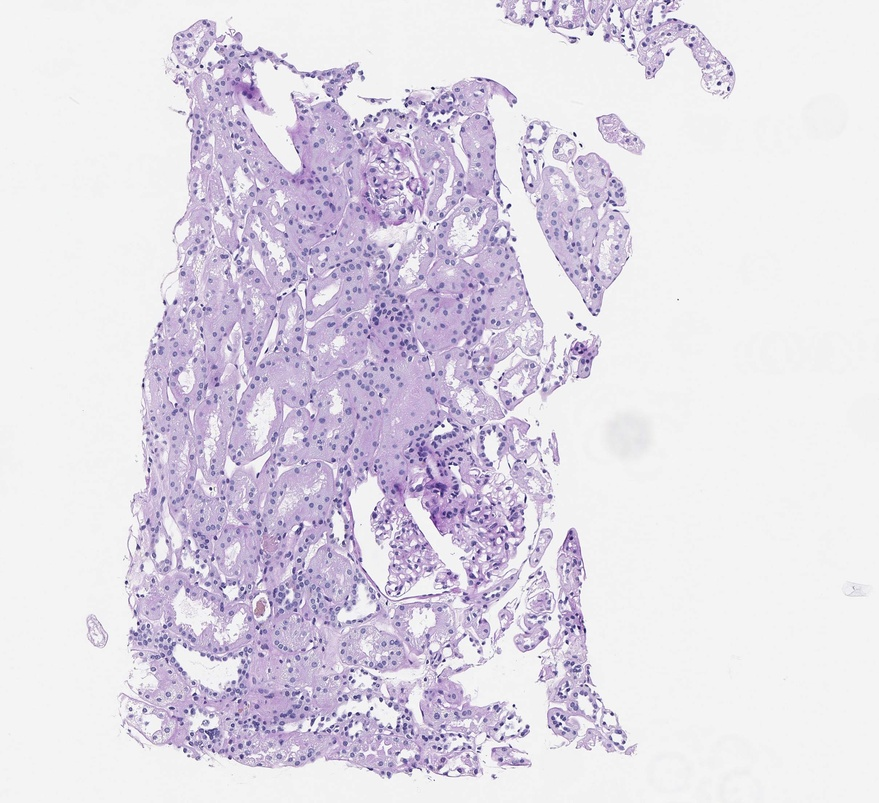
#> input picture AT2Scan.jpg, 879 x 803 px, shrunk from 2418 x 2208 before the run, found by its file name
$ python Task1.py
#> lines starting #> are read from the running program, lines starting #| are printed output that depends on the picture; after the words box and inside, x2 and y2 are one past the last pixel; in counts of white or black regions, pixels touching at a corner belong together
################
##  Task 1 - Tissue identification
##  Byron Smith
##  9/10/2020
##
##  This code is written to identify tissue from a whole slide image.
##  First, we can immediately see that slide background is white and can
##  be identified as have red-green-blue values over 0.9 (or 240 on a 0-255 scale).
##  In order to choose the tissue, we want to choose all pixel values that don't
##  fit this criteria.

import numpy as np
import cv2
from matplotlib import pyplot as plt # Used to visualize the image intermittently if necessary.

def fillHull(img):
    # Create a hull filling function equivalent to R.

    c2, _ = cv2.findContours(img, cv2.RETR_EXTERNAL,
                             cv2.CHAIN_APPROX_SIMPLE)  # RETR_EXTERNAL means only use external contours.
    for i in range(len(c2)):
        cv2.drawContours(img, c2, i, 255, -1)  # Not all hulls got filled!!

    return img

######################
##  Read in the image
######################

pic1 = cv2.imread("~/AT2Scan.jpg")
#> pic1 is the input picture: shape (803, 879, 3); mean B, G, R 230, 218.6, 224

# The default read of a JPEG image using cv2 is in blue-green-red rather than red-green-blue.
# I will convert this for consistency.
pic1 = cv2.cvtColor(pic1, cv2.COLOR_BGR2RGB)

pic1.shape
# 2208, 2418, 3

###################
##  Identify tissue in the image
###################

# Set up a mask and overlay it.
mask = pic1.copy()
mask[:,:,0] = 0
mask[:,:,2] = 0
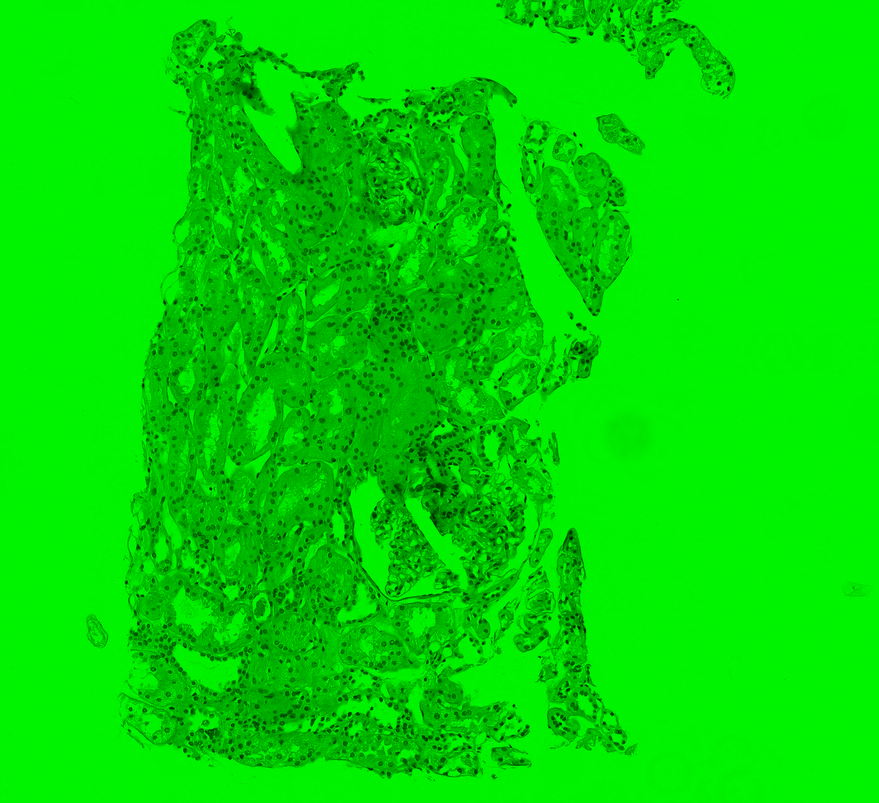
#> mask: shape (803, 879, 3); mean R, G, B 0, 218.6, 0
mask[:,:,1] = 255 * (pic1[:,:,2] < 230)
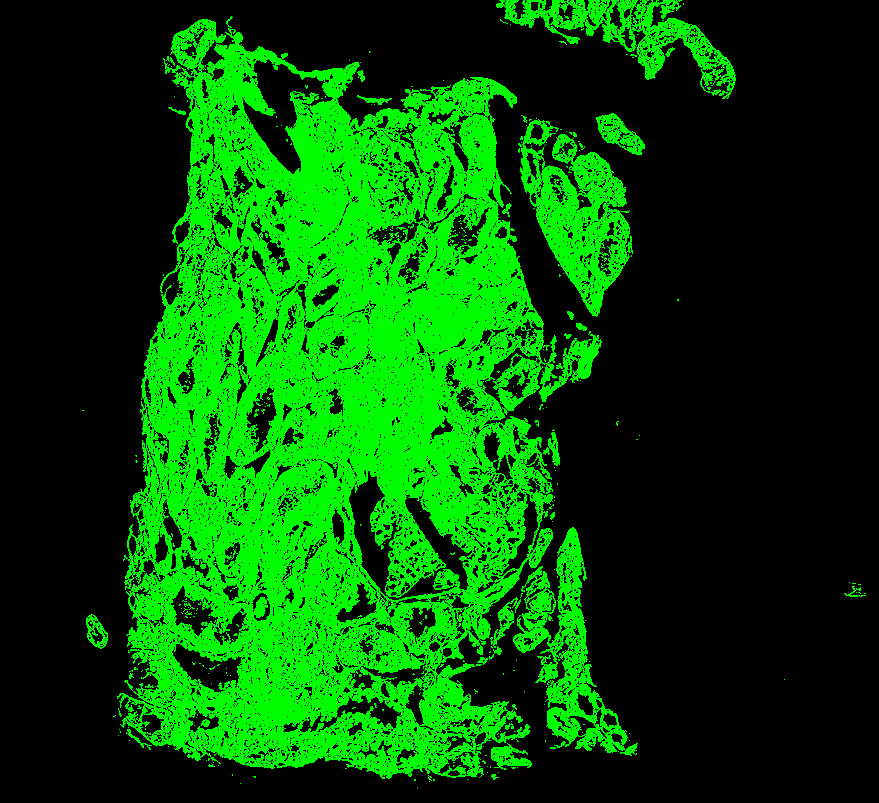
#> mask: shape (803, 879, 3); mean R, G, B 0, 79.6, 0

pic2 = pic1.copy()
cv2.addWeighted(mask, 0.3, pic2, 0.7, 0, dst=pic2)
plt.imshow(pic2)

mask2 = cv2.cvtColor(pic1, cv2.COLOR_RGB2GRAY)
mask2 = cv2.threshold(mask2, 200, 255, cv2.THRESH_BINARY_INV)[1]
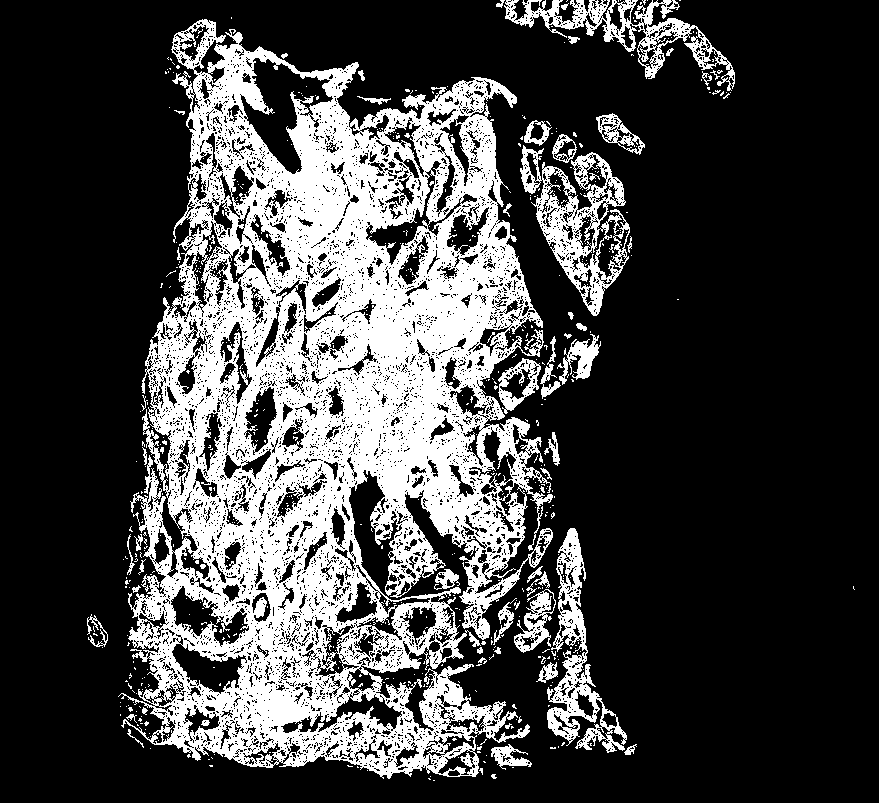
#> mask2: shape (803, 879); 26.8% white; 616 white regions (559 under 20 px), largest, box (x1, y1, x2, y2) and area: (118, 19, 553, 779) 163762, (520, 145, 630, 316) 6205, (547, 528, 627, 753) 4913
mask2 = cv2.morphologyEx(mask2, cv2.MORPH_CLOSE, cv2.getStructuringElement(cv2.MORPH_ELLIPSE, (101,101)))
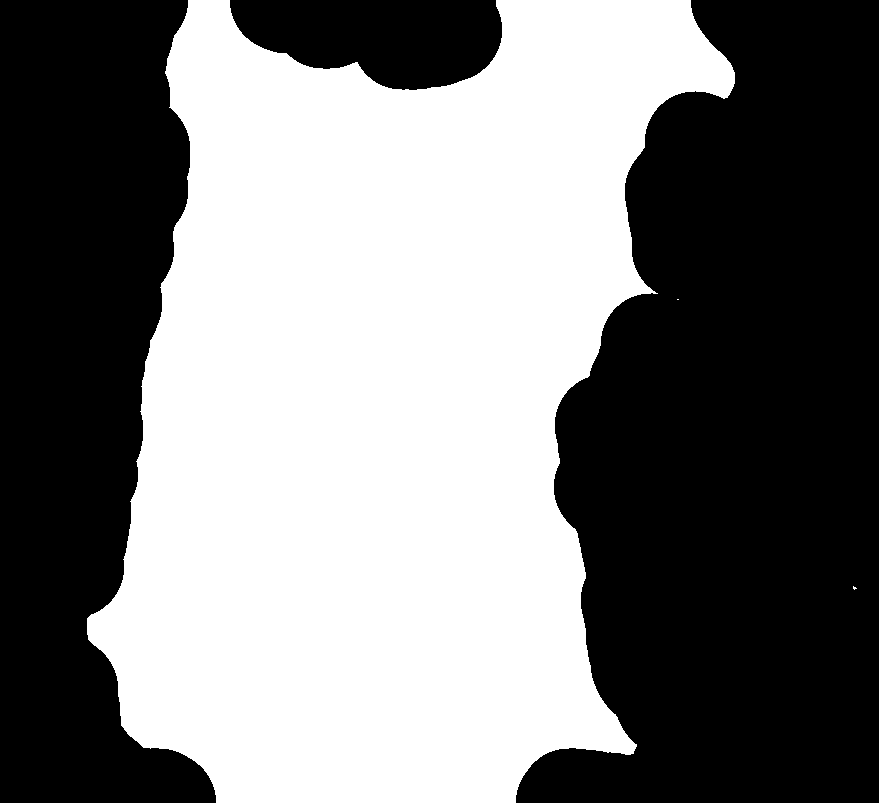
#> mask2: shape (803, 879); 49.4% white; 3 white regions (2 under 20 px)

mask2 = fillHull(mask2)
#> in fillHull, `c2, _ = cv2.findContours(img, cv2.RETR_EXTERNAL, cv2.CHAIN_APPROX_SIMP..`: c2 = 3 contours, 2 with area under 20; largest, box (x1, y1, x2, y2) and area: (87, 0, 735, 803) 347210
#> the loop in fillHull, `for i in range(len(c2)):` made 3 passes

##########################
##  Output the image
##########################

mask3 = np.zeros((pic1.shape), dtype='uint8')
mask3[:,:,1] = mask2
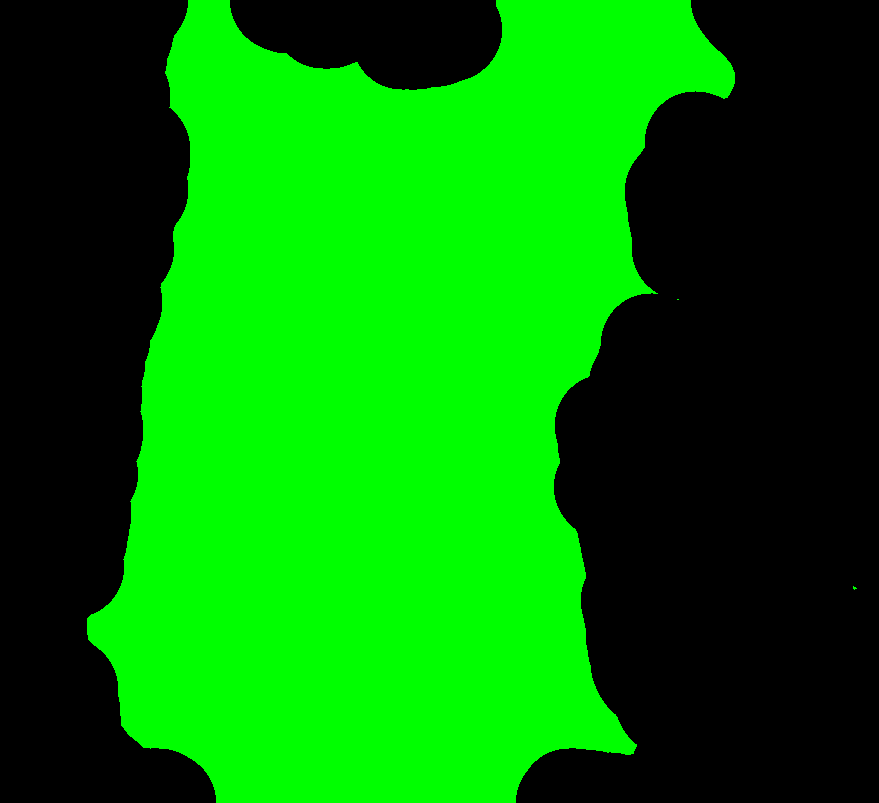
#> mask3: shape (803, 879, 3); mean of channels 0, 1, 2 0, 125.9, 0; drawn as B, G, R

pic3 = pic1.copy()
cv2.addWeighted(mask3, 0.3, pic3, 0.7, 0, dst=pic3)
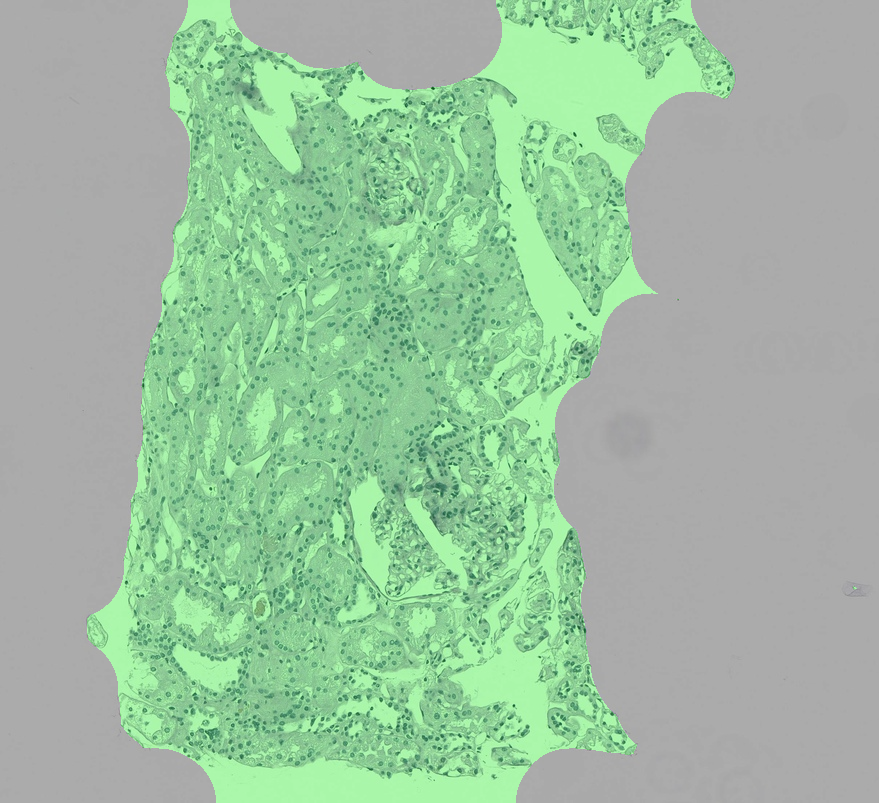
#> pic3: shape (803, 879, 3); mean R, G, B 156.9, 190.8, 161

out, figs = plt.subplots(1,3)
figs[0].imshow(pic1)
figs[1].imshow(pic2)
figs[2].imshow(pic3)

# How do I output this now?
cv2.imwrite("Task1.jpg", figs)
